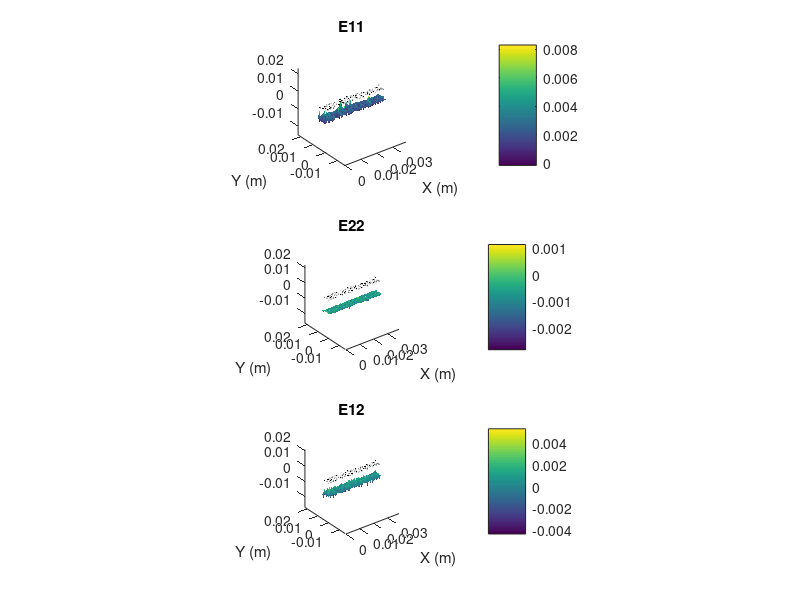

The MATLAB script that drew this image:
clc
clear
close all
strain_field=load('strain_field.dat');% strain data
defect_field=load('defects.dat');
x_min=min(strain_field(:,2));
y_min=min(strain_field(:,3));
x_max=max(strain_field(:,2));
y_max=max(strain_field(:,3));
resolution=min([x_max-x_min,y_max-y_min])/100;
[x, y]=meshgrid([x_min:resolution:x_max],[y_min:resolution:y_max]);
E11=griddata(strain_field(:,2),strain_field(:,3),strain_field(:,4),x,y);
E22=griddata(strain_field(:,2),strain_field(:,3),strain_field(:,5),x,y);
E12=griddata(strain_field(:,2),strain_field(:,3),strain_field(:,6),x,y);

% setting up to plot defects
theta=0:0.1:2*pi;
x_defect=(cos(theta)')*defect_field(:,3)'+defect_field(:,1)';
y_defect=(sin(theta)')*defect_field(:,3)'+defect_field(:,2)';

figure
subplot(3,1,1)
surface(x,y,E11,'edgecolor','none');
hold on
fill3(x_defect,y_defect,max(max(E11))*ones(size(x_defect)),'black')
title('E11')
xlabel('X (m)')
ylabel('Y (m)')
axis equal
colorbar
subplot(3,1,2)
surface(x,y,E22,'edgecolor','none');
hold on
fill3(x_defect,y_defect,max(max(E11))*ones(size(x_defect)),'black')
title('E22')
xlabel('X (m)')
ylabel('Y (m)')
axis equal
colorbar
subplot(3,1,3)
surface(x,y,E12,'edgecolor','none');
hold on
fill3(x_defect,y_defect,max(max(E11))*ones(size(x_defect)),'black')
title('E12')
xlabel('X (m)')
ylabel('Y (m)')
axis equal
colorbar

saveas(gcf,'strain_field.tiff')